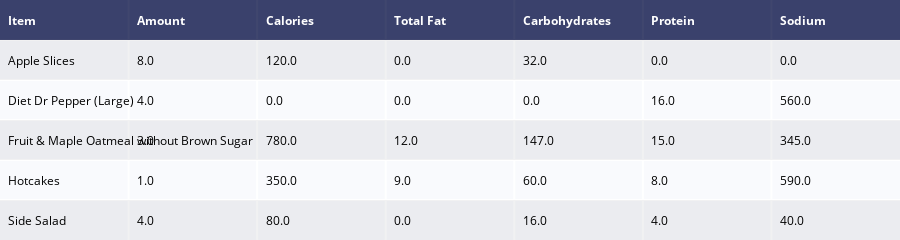
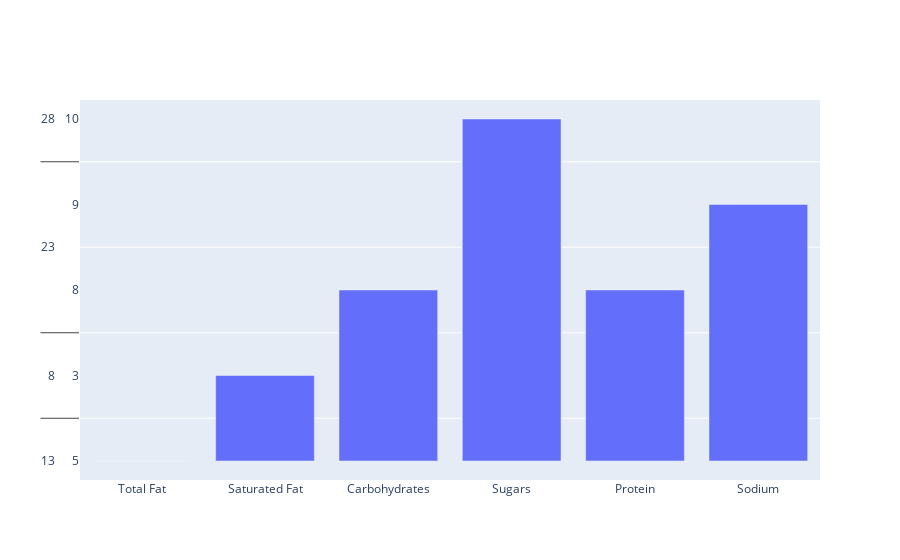

Notebook code for these charts, in order:
### Code cell
#Convert the item names to a list
MenuItems = menu.Item.tolist()

#Convert all of the macro nutrients fields to be dictionaries of the item names
Calories = menu.set_index('Item')['Calories'].to_dict()
TotalFat = menu.set_index('Item')['Total Fat'].to_dict()
SaturatedFat = menu.set_index('Item')['Saturated Fat'].to_dict()
Carbohydrates = menu.set_index('Item')['Carbohydrates'].to_dict()
Sugars = menu.set_index('Item')['Sugars'].to_dict()
Protein = menu.set_index('Item')['Protein'].to_dict()
Sodium = menu.set_index('Item')['Sodium'].to_dict()

#Setting it up as a minimization problem
prob = LpProblem("McOptimization Problem", LpMinimize)
MenuItems_vars = LpVariable.dicts("MenuItems",MenuItems,lowBound=0, upBound=10,cat='Integer')
sum = 0

#First entry is the calorie calculation
prob += lpSum([Calories[i]*MenuItems_vars[i] for i in MenuItems]), "Calories"

#Total Fat must be <=70g
prob += lpSum([TotalFat[i]*MenuItems_vars[i] for i in MenuItems]) <= 70, "Total Fat"

# Saturated Fat is <= 20 g
prob += lpSum([SaturatedFat[i]*MenuItems_vars[i] for i in MenuItems]) <= 20, "SaturatedFat"

# Carbohydrate between 255 - 325
prob += lpSum([Carbohydrates[i]*MenuItems_vars[i] for i in MenuItems]) >= 255, "Carbohydrates lower"
prob += lpSum([Carbohydrates[i]*MenuItems_vars[i] for i in MenuItems]) <= 325, "Carbohydrates upper"

#Sugar between 80-100
prob += lpSum([Sugars[i]*MenuItems_vars[i] for i in MenuItems]) >= 80, "Sugars_lower"
prob += lpSum([Sugars[i]*MenuItems_vars[i] for i in MenuItems]) <= 100, "Sugars_upper"

#Protein between 45-55g
prob += lpSum([Protein[i]*MenuItems_vars[i] for i in MenuItems]) >= 41, "Protein_lower"
prob += lpSum([Protein[i]*MenuItems_vars[i] for i in MenuItems]) <= 51, "Protein_upper"

#Sodium <=6000mg
prob += lpSum([Sodium[i]*MenuItems_vars[i] for i in MenuItems]) <=6000, "Sodium"


prob.writeLP("McOptimization.lp")
prob.solve()
data_matrix = []
data_matrix.append(['Item', 'Amount','Calories','Total Fat','Carbohydrates','Protein','Sodium'])

print("Status:", LpStatus[prob.status])
for v in prob.variables():
    if v.varValue > 0:
        Item = menu.loc[df['Item'] == v.name.replace('MenuItems_','').replace('_',' ')]
        Item_Calories = Item['Calories'].values*v.varValue
        Item_TotalFat = Item['Total Fat'].values*v.varValue
        Item_Carbohydrates = Item['Carbohydrates'].values*v.varValue
        Item_Protein = Item['Protein'].values*v.varValue
        Item_Sodium = Item['Sodium'].values*v.varValue


        data_matrix.append([v.name.replace('MenuItems_','').replace('_',' '),v.varValue,Item_Calories[0], \
                           Item_TotalFat[0],Item_Carbohydrates[0],Item_Protein[0],Item_Sodium[0]])


print(' ')
#Get the total calories (minimized)
print("Total Calories = ", value(prob.objective))

#Loop over the constraint set and get the final solution
results = {}
for constraint in prob.constraints:
    s = 0
    for var, coefficient in prob.constraints[constraint].items():
        sum += var.varValue * coefficient
    results[prob.constraints[constraint].name.replace('_lower','').replace('_upper','')] = s  

y_data = menu.copy()

table = ff.create_table(data_matrix)
print(data_matrix)
iplot(table, filename='simple_table')
fig = go.Figure()
fig.add_trace(go.Bar(
    name='Nutrition',
    x=["Total Fat","Saturated Fat","Carbohydrates","Sugars","Protein","Sodium"],\
    y=[y_data["Total Fat"],y_data["Saturated Fat"],y_data["Carbohydrates"],y_data["Sugars"],y_data["Protein"],y_data["Sodium"]/1000],
    error_y=dict(
            type='data',
            symmetric=False,
            array=[70-y_data["Total Fat"], 20-y_data["Saturated Fat"], 0, 100-y_data["Sugars"],55-y_data["Protein"],2-y_data["Sodium"]/1000],
            arrayminus=[y_data["Total Fat"]-0,y_data["Saturated Fat"]-0,y_data["Carbohydrates"]-260,y_data["Sugars"]-80,y_data["Protein"]-45,y_data["Sodium"]/1000-0])
))

fig.layout.update(barmode='group')
iplot(fig, filename='r')

### Figure 1 — Plotly figure (JSON) as saved in the notebook; plotly's stock layout.template omitted (floating-point values rounded to 4 significant figures)
{"data": [{"opacity": 0.75, "colorscale": [[0, "#00083e"], [0.5, "#ededee"], [1, "#ffffff"]], "showscale": false, "hoverinfo": "none", "z": [[0, 0, 0, 0, 0, 0, 0], [0.5, 0.5, 0.5, 0.5, 0.5, 0.5, 0.5], [1, 1, 1, 1, 1, 1, 1], [0.5, 0.5, 0.5, 0.5, 0.5, 0.5, 0.5], [1, 1, 1, 1, 1, 1, 1], [0.5, 0.5, 0.5, 0.5, 0.5, 0.5, 0.5]], "type": "heatmap"}], "layout": {"yaxis": {"showticklabels": false, "tick0": 0.5, "ticks": "", "gridwidth": 2, "dtick": 1, "zeroline": false, "autorange": "reversed"}, "height": 230, "xaxis": {"showticklabels": false, "tick0": -0.5, "ticks": "", "gridwidth": 2, "dtick": 1, "zeroline": false}, "margin": {"r": 0, "b": 0, "l": 0, "t": 0}, "annotations": [{"xref": "x", "xanchor": "left", "yref": "y", "text": "<b>Item</b>", "align": "left", "y": 0, "x": -0.45, "font": {"color": "#ffffff"}, "showarrow": false}, {"xref": "x", "xanchor": "left", "yref": "y", "text": "<b>Amount</b>", "align": "left", "y": 0, "x": 0.55, "font": {"color": "#ffffff"}, "showarrow": false}, {"xref": "x", "xanchor": "left", "yref": "y", "text": "<b>Calories</b>", "align": "left", "y": 0, "x": 1.55, "font": {"color": "#ffffff"}, "showarrow": false}, {"xref": "x", "xanchor": "left", "yref": "y", "text": "<b>Total Fat</b>", "align": "left", "y": 0, "x": 2.55, "font": {"color": "#ffffff"}, "showarrow": false}, {"xref": "x", "xanchor": "left", "yref": "y", "text": "<b>Carbohydrates</b>", "align": "left", "y": 0, "x": 3.55, "font": {"color": "#ffffff"}, "showarrow": false}, {"xref": "x", "xanchor": "left", "yref": "y", "text": "<b>Protein</b>", "align": "left", "y": 0, "x": 4.55, "font": {"color": "#ffffff"}, "showarrow": false}, {"xref": "x", "xanchor": "left", "yref": "y", "text": "<b>Sodium</b>", "align": "left", "y": 0, "x": 5.55, "font": {"color": "#ffffff"}, "showarrow": false}, {"xref": "x", "xanchor": "left", "yref": "y", "text": "Apple Slices", "align": "left", "y": 1, "x": -0.45, "font": {"color": "#000000"}, "showarrow": false}, {"xref": "x", "xanchor": "left", "yref": "y", "text": "8.0", "align": "left", "y": 1, "x": 0.55, "font": {"color": "#000000"}, "showarrow": false}, {"xref": "x", "xanchor": "left", "yref": "y", "text": "120.0", "align": "left", "y": 1, "x": 1.55, "font": {"color": "#000000"}, "showarrow": false}, {"xref": "x", "xanchor": "left", "yref": "y", "text": "0.0", "align": "left", "y": 1, "x": 2.55, "font": {"color": "#000000"}, "showarrow": false}, {"xref": "x", "xanchor": "left", "yref": "y", "text": "32.0", "align": "left", "y": 1, "x": 3.55, "font": {"color": "#000000"}, "showarrow": false}, {"xref": "x", "xanchor": "left", "yref": "y", "text": "0.0", "align": "left", "y": 1, "x": 4.55, "font": {"color": "#000000"}, "showarrow": false}, {"xref": "x", "xanchor": "left", "yref": "y", "text": "0.0", "align": "left", "y": 1, "x": 5.55, "font": {"color": "#000000"}, "showarrow": false}, {"xref": "x", "xanchor": "left", "yref": "y", "text": "Diet Dr Pepper (Large)", "align": "left", "y": 2, "x": -0.45, "font": {"color": "#000000"}, "showarrow": false}, {"xref": "x", "xanchor": "left", "yref": "y", "text": "4.0", "align": "left", "y": 2, "x": 0.55, "font": {"color": "#000000"}, "showarrow": false}, {"xref": "x", "xanchor": "left", "yref": "y", "text": "0.0", "align": "left", "y": 2, "x": 1.55, "font": {"color": "#000000"}, "showarrow": false}, {"xref": "x", "xanchor": "left", "yref": "y", "text": "0.0", "align": "left", "y": 2, "x": 2.55, "font": {"color": "#000000"}, "showarrow": false}, {"xref": "x", "xanchor": "left", "yref": "y", "text": "0.0", "align": "left", "y": 2, "x": 3.55, "font": {"color": "#000000"}, "showarrow": false}, {"xref": "x", "xanchor": "left", "yref": "y", "text": "16.0", "align": "left", "y": 2, "x": 4.55, "font": {"color": "#000000"}, "showarrow": false}, {"xref": "x", "xanchor": "left", "yref": "y", "text": "560.0", "align": "left", "y": 2, "x": 5.55, "font": {"color": "#000000"}, "showarrow": false}, {"xref": "x", "xanchor": "left", "yref": "y", "text": "Fruit & Maple Oatmeal without Brown Sugar", "align": "left", "y": 3, "x": -0.45, "font": {"color": "#000000"}, "showarrow": false}, {"xref": "x", "xanchor": "left", "yref": "y", "text": "3.0", "align": "left", "y": 3, "x": 0.55, "font": {"color": "#000000"}, "showarrow": false}, {"xref": "x", "xanchor": "left", "yref": "y", "text": "780.0", "align": "left", "y": 3, "x": 1.55, "font": {"color": "#000000"}, "showarrow": false}, {"xref": "x", "xanchor": "left", "yref": "y", "text": "12.0", "align": "left", "y": 3, "x": 2.55, "font": {"color": "#000000"}, "showarrow": false}, {"xref": "x", "xanchor": "left", "yref": "y", "text": "147.0", "align": "left", "y": 3, "x": 3.55, "font": {"color": "#000000"}, "showarrow": false}, {"xref": "x", "xanchor": "left", "yref": "y", "text": "15.0", "align": "left", "y": 3, "x": 4.55, "font": {"color": "#000000"}, "showarrow": false}, {"xref": "x", "xanchor": "left", "yref": "y", "text": "345.0", "align": "left", "y": 3, "x": 5.55, "font": {"color": "#000000"}, "showarrow": false}, {"xref": "x", "xanchor": "left", "yref": "y", "text": "Hotcakes", "align": "left", "y": 4, "x": -0.45, "font": {"color": "#000000"}, "showarrow": false}, {"xref": "x", "xanchor": "left", "yref": "y", "text": "1.0", "align": "left", "y": 4, "x": 0.55, "font": {"color": "#000000"}, "showarrow": false}, {"xref": "x", "xanchor": "left", "yref": "y", "text": "350.0", "align": "left", "y": 4, "x": 1.55, "font": {"color": "#000000"}, "showarrow": false}, {"xref": "x", "xanchor": "left", "yref": "y", "text": "9.0", "align": "left", "y": 4, "x": 2.55, "font": {"color": "#000000"}, "showarrow": false}, {"xref": "x", "xanchor": "left", "yref": "y", "text": "60.0", "align": "left", "y": 4, "x": 3.55, "font": {"color": "#000000"}, "showarrow": false}, {"xref": "x", "xanchor": "left", "yref": "y", "text": "8.0", "align": "left", "y": 4, "x": 4.55, "font": {"color": "#000000"}, "showarrow": false}, {"xref": "x", "xanchor": "left", "yref": "y", "text": "590.0", "align": "left", "y": 4, "x": 5.55, "font": {"color": "#000000"}, "showarrow": false}, {"xref": "x", "xanchor": "left", "yref": "y", "text": "Side Salad", "align": "left", "y": 5, "x": -0.45, "font": {"color": "#000000"}, "showarrow": false}, {"xref": "x", "xanchor": "left", "yref": "y", "text": "4.0", "align": "left", "y": 5, "x": 0.55, "font": {"color": "#000000"}, "showarrow": false}, {"xref": "x", "xanchor": "left", "yref": "y", "text": "80.0", "align": "left", "y": 5, "x": 1.55, "font": {"color": "#000000"}, "showarrow": false}, {"xref": "x", "xanchor": "left", "yref": "y", "text": "0.0", "align": "left", "y": 5, "x": 2.55, "font": {"color": "#000000"}, "showarrow": false}, {"xref": "x", "xanchor": "left", "yref": "y", "text": "16.0", "align": "left", "y": 5, "x": 3.55, "font": {"color": "#000000"}, "showarrow": false}, {"xref": "x", "xanchor": "left", "yref": "y", "text": "4.0", "align": "left", "y": 5, "x": 4.55, "font": {"color": "#000000"}, "showarrow": false}, {"xref": "x", "xanchor": "left", "yref": "y", "text": "40.0", "align": "left", "y": 5, "x": 5.55, "font": {"color": "#000000"}, "showarrow": false}]}}

### Figure 2 — Plotly figure (JSON) as saved in the notebook; plotly's stock layout.template omitted (floating-point values rounded to 4 significant figures; data arrays with more than 128 entries replaced by an {"elided": "..."} marker saying what was removed)
{"data": [{"y": {"elided": "6x260 float values"}, "x": ["Total Fat", "Saturated Fat", "Carbohydrates", "Sugars", "Protein", "Sodium"], "type": "bar", "error_y": {"symmetric": false, "array": [{"elided": "260 float values"}, {"elided": "260 float values"}, 0, {"elided": "260 int values"}, {"elided": "260 int values"}, {"elided": "260 float values"}], "type": "data", "arrayminus": {"elided": "6x260 float values"}}, "name": "Nutrition"}], "layout": {"barmode": "group"}}
